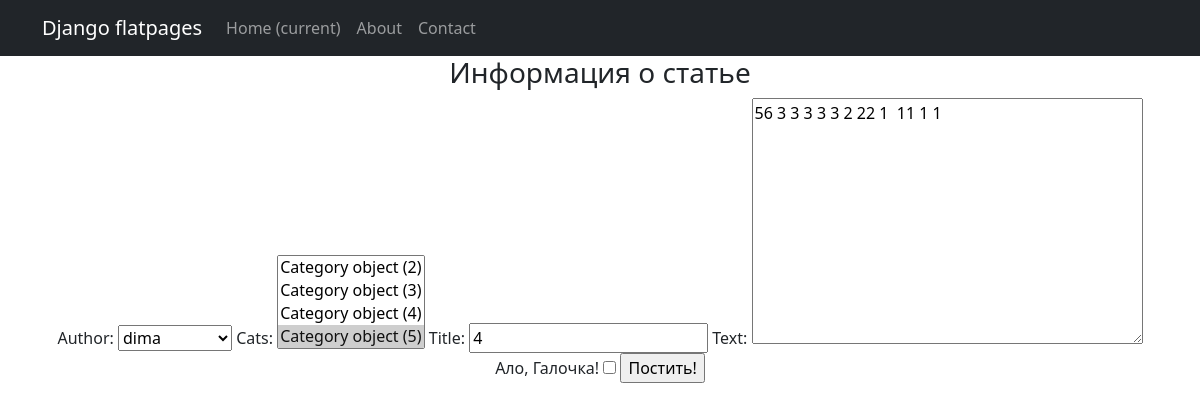
Screenshot of /news/14/edit/ (signed in) with the database file from the repository.
### news/models.py (models this page shows, shortened)
class Post(models.Model):
    article = 'a'
    news = 'n'
    POST_TYPE = [
        (article, "Статья"),
        (news, "Новость")
    ]
    author = models.ForeignKey(Author, on_delete=models.CASCADE)
    post_type = models.CharField(max_length=1, choices=POST_TYPE, default=article)
    created = models.DateTimeField(auto_now_add=True)
    cats = models.ManyToManyField(Category, through='PostCategory')
    title = models.CharField(max_length=256)
    text = models.TextField()
    rating = models.IntegerField(default=0)

### news/views.py (the view)
# urls.py: path('<int:pk>/edit/', PostUpdate.as_view(), name='post_update'),
class PostUpdate(LoginRequiredMixin, PermissionRequiredMixin, UpdateView):  # редактор публикации
    model = Post
    template_name = 'news/post_add.html'
    form_class = PostForm
    permission_required = ('news.add_post',
                           'news.change_post')
    def get_object(self, **kwargs):
        id = self.kwargs.get('pk')
        return Post.objects.get(pk=id)

### news/forms.py
class PostForm(ModelForm):
    check_box = BooleanField(label='Ало, Галочка!')
    class Meta:
        model = Post
        fields = ['author', 'cats', 'title', 'text', 'check_box']

### news/models.py (called while the page is built)
    def __str__(self):
        return self.user.username

### templates/news/post_add.html (shortened to what this page needs)
{% extends 'flatpages/default.html' %}
{% block content %}
<h3>Информация о статье</h3>
<form method="POST">
    {{ form }}
    <input type="submit" value="Постить!">
</form>
{% endblock content %}

### rows the page displays
Post: author "dima", title "4", text "56 3 3 3 3 3 2 22 1 11 1 1"
